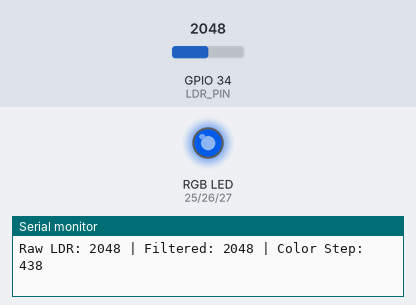
A sketch run on a simulated ESP32. On the bench: an RGB LED mixed from three pins (HIGH = lit), the last lines printed to the serial monitor. The test bench sets the inputs (shaded band); at power-on: GPIO 34 (LDR_PIN) = 2048. Dim RGB values are drawn brighter than linear.

Above: at 1.7 s.
1.8 s: GPIO 34 (LDR_PIN) set to 2866
At 3.0 s:
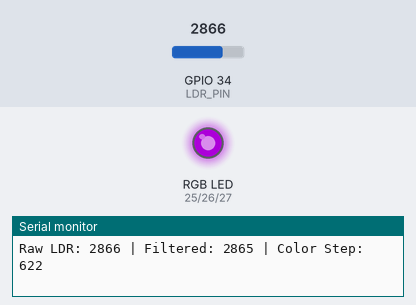
4.8 s: GPIO 34 (LDR_PIN) set to 0
At 6.3 s:
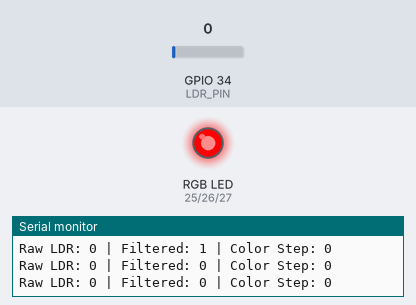
6.7 s: GPIO 34 (LDR_PIN) set to 491
At 8.4 s:
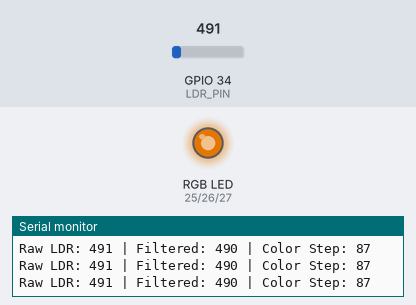
9.7 s: GPIO 34 (LDR_PIN) set to 1228
At 11.1 s:
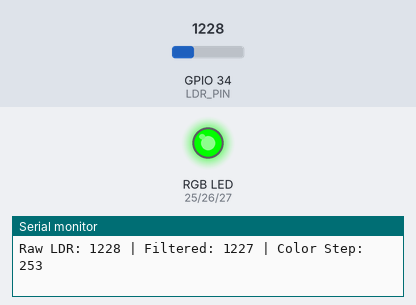
12.7 s: GPIO 34 (LDR_PIN) set to 2047
At 12.87 s:
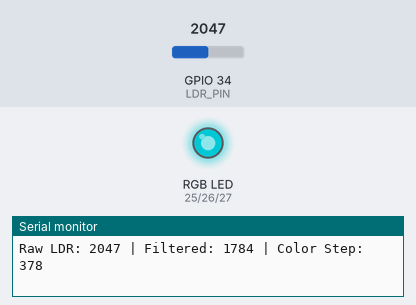
15.7 s: GPIO 34 (LDR_PIN) set to 470
At 15.86 s:
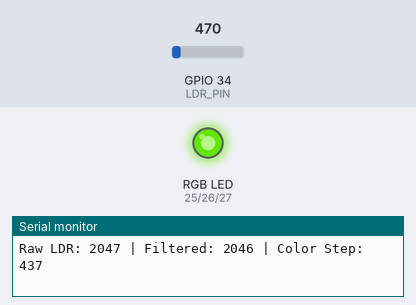
Timing chart, 0 to 18.7 s (numbered marks = the images above; inputs shaded):
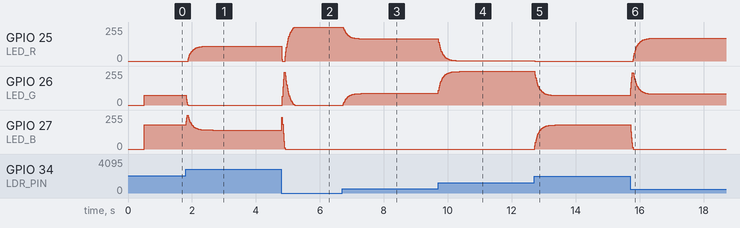

The sketch:

ldr_to_rgbled_light_sensitivity_change_colors.ino
```cpp
// Pin definitions for the single RGB LED
const int LED_R = 25;
const int LED_G = 26;
const int LED_B = 27;

// LDR Sensor Pin
const int LDR_PIN = 34;

// PWM Configuration for ESP32
const int PWM_FREQ = 5000;    // 5 kHz PWM frequency
const int PWM_RES = 8;      // 8-bit resolution (0 - 255)

// Variables for smoothing LDR readings
float smoothedLdr = 0.0;
unsigned long lastPrint = 0;

void setup() {
  Serial.begin(115200);
  delay(500);
  Serial.println("Starting LDR-Controlled RGB LED...");

  // Configure PWM pins using modern ESP32 Core API
  ledcAttach(LED_R, PWM_FREQ, PWM_RES);
  ledcAttach(LED_G, PWM_FREQ, PWM_RES);
  ledcAttach(LED_B, PWM_FREQ, PWM_RES);

  // Configure LDR input pin
  pinMode(LDR_PIN, INPUT);
}

void loop() {
  // 1. Read raw LDR value (0 to 4095 on ESP32 12-bit ADC)
  int rawLdr = analogRead(LDR_PIN);

  // 2. Apply a Low-Pass Filter (Smoothing) to prevent jitter/flickering
  if (smoothedLdr == 0.0) {
    smoothedLdr = rawLdr; // Initialize on first run
  } else {
    smoothedLdr = (0.15 * rawLdr) + (0.85 * smoothedLdr);
  }

  // 3. Map the smoothed LDR value directly to the color spectrum step (0 to 765)
  // Adjust input bounds (e.g., 100 to 3500) if your specific LDR setup doesn't reach the full 0-4095 range
  int colorStep = map(constrain((int)smoothedLdr, 100, 3500), 100, 3500, 0, 765);

  // 4. Generate RGB values based on the LDR-driven color step
  int r, g, b;
  getColorFromStep(colorStep, r, g, b);

  // 5. Apply PWM values to the LED pins
  // (Note: If you are using a Common Anode LED, change values to: 255 - r, etc.)
  ledcWrite(LED_R, r);
  ledcWrite(LED_G, g);
  ledcWrite(LED_B, b);

  // Print diagnostics to Serial Monitor every 200ms
  if (millis() - lastPrint > 200) {
    Serial.print("Raw LDR: ");
    Serial.print(rawLdr);
    Serial.print(" | Filtered: ");
    Serial.print((int)smoothedLdr);
    Serial.print(" | Color Step: ");
    Serial.println(colorStep);
    lastPrint = millis();
  }

  delay(20); // Small loop delay for stability
}

// Helper function to create a smooth cross-fade across the RGB spectrum
void getColorFromStep(int step, int &r, int &g, int &b) {
  if (step < 255) {
    r = 255 - step;
    g = step;
    b = 0;
  } else if (step < 510) {
    step -= 255;
    r = 0;
    g = 255 - step;
    b = step;
  } else {
    step -= 510;
    r = step;
    g = 0;
    b = 255 - step;
  }
}
```

Measured:
- after the input at 1.8 s, GPIO 25 (LED_R): moves from 0/255 to 112/255 over 0.77 s, starting after 0.08 s; GPIO 26 (LED_G): 72/255 → 0/255 at once; GPIO 27 (LED_B): rises from 182/255 to 253/255 in 0.04 s, then falls to 142/255 in 0.79 s
- after the input at 4.8 s, GPIO 26 (LED_G): rises from 0/255 to 246/255 in 0.06 s, then falls to 0/255 in 0.32 s; GPIO 27 (LED_B): 142/255 → 0/255 at once
- after the input at 6.7 s, GPIO 25 (LED_R): moves from 255/255 to 167/255 over 0.57 s, starting at once; GPIO 26 (LED_G): moves from 0/255 to 87/255 over 0.57 s, starting at once
- after the input at 9.7 s, GPIO 25 (LED_R): moves from 167/255 to 2/255 over 0.67 s, starting at once; GPIO 26 (LED_G): moves from 87/255 to 252/255 over 0.67 s, starting at once
- after the input at 12.7 s, GPIO 25 (LED_R): 2/255 → 0/255 at once; GPIO 26 (LED_G): moves from 252/255 to 73/255 over 0.65 s, starting at once; GPIO 27 (LED_B): moves from 0/255 to 181/255 over 0.65 s, starting at once
- after the input at 15.7 s, GPIO 25 (LED_R): moves from 0/255 to 171/255 over 0.65 s, starting after 0.09 s; GPIO 26 (LED_G): rises from 73/255 to 241/255 in 0.06 s, then falls to 83/255 in 0.67 s; GPIO 27 (LED_B): 181/255 → 0/255 at once
